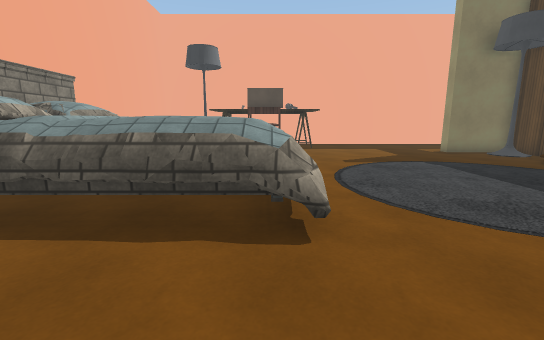
[1] (above)

16 first-person views from a walk through a Unity game level. The camera is 1.4 m above the floor, tilts 10° down and sees 90° across. Doors are open. The floor is counted in squares, 1 m on a side. Each view is taken from the middle of a square. On the plan, view 1 faces up. The plan holds only what a view shows up to about 13 squares ahead; the rest is blank. The place goes on beyond the plan. Some surface patterns are stand-ins.

[2]
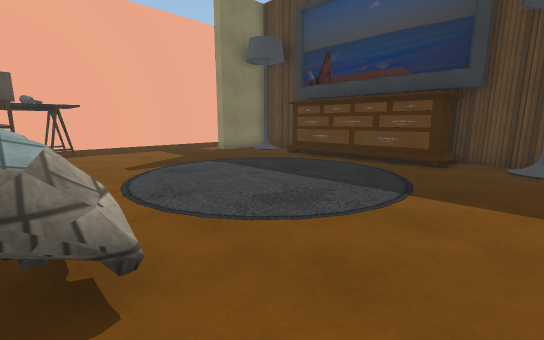

[3]
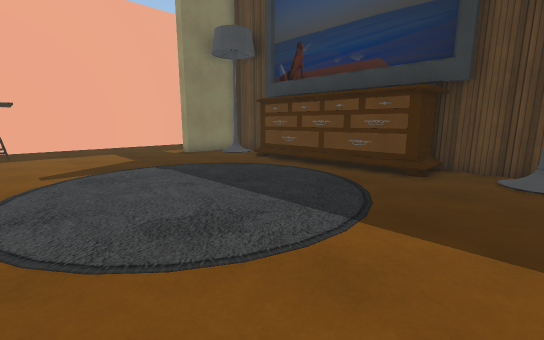

[4]
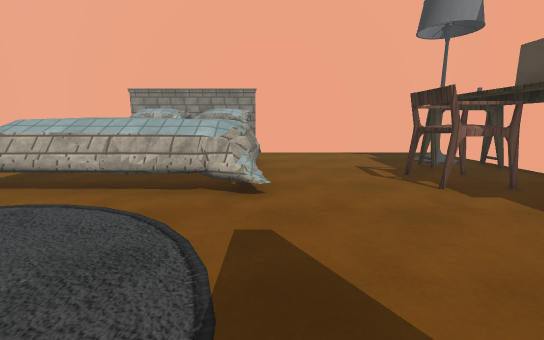

[5]
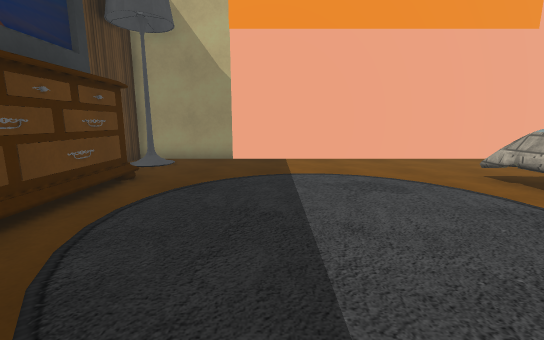

[6]
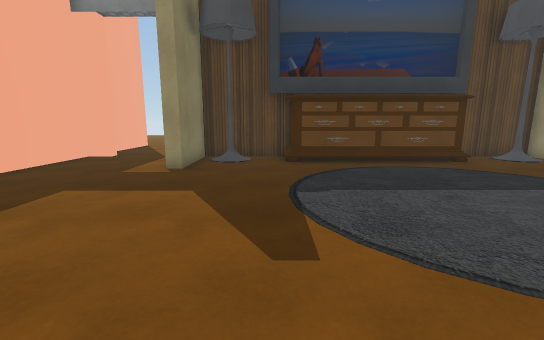

[7]
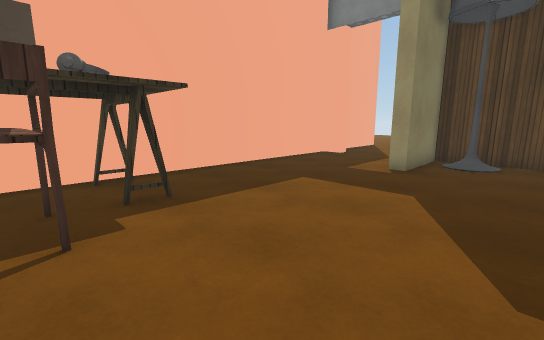

[8]
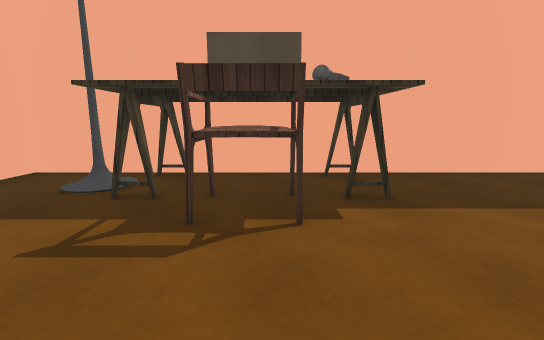

[9]
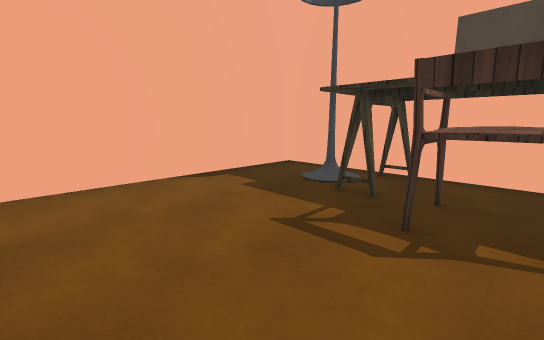

[10]
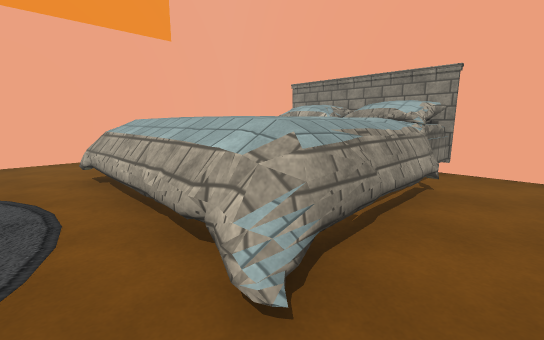

[11]
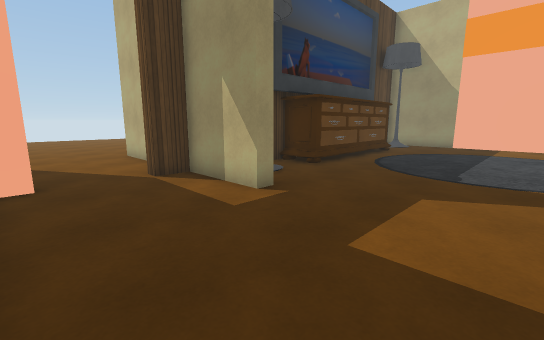

[12]
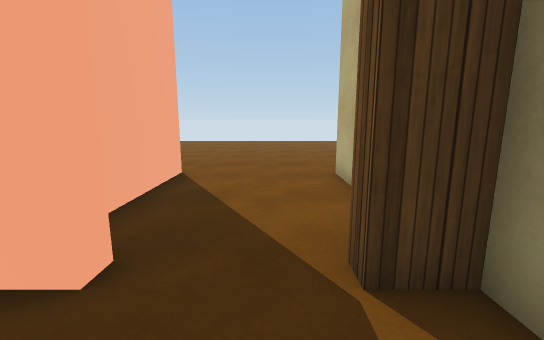

[13]
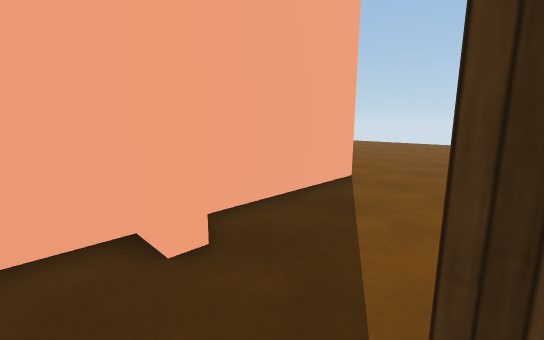

[14]
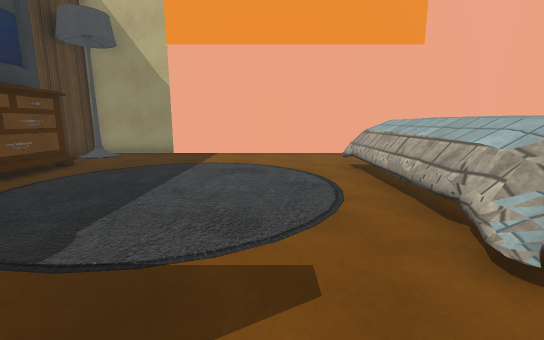

[15]
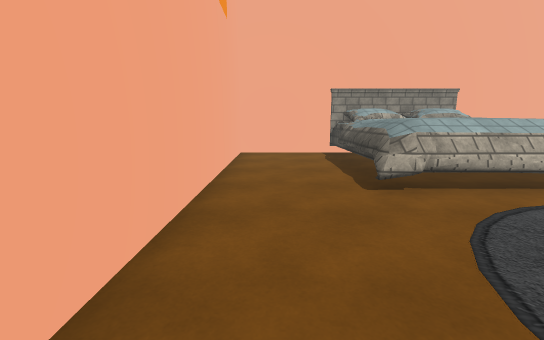

[16]
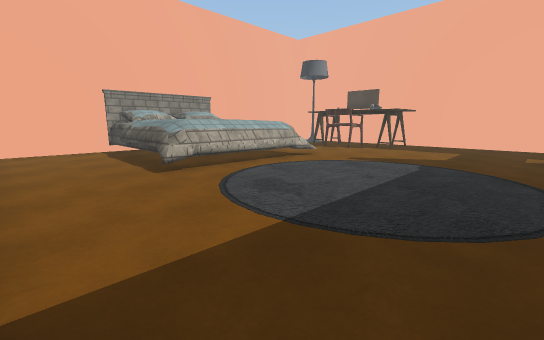

### Floor plan
Key: @ floor where view 1 was taken; # wall or solid block; . floor; / step, stairs or slope; D open door; = window, fence, low wall or low ledge; ^ raised ledge; T table; C chair; R drawers; L lamp.
Columns run from 7 left of view 1 to 16 right of it. Each row starts with its distance up from view 1.
 18 ########################
 17 #...TT...T........#.....
 16 #..L..............DD....
 15 #...TTCC.T........DD....
 14 #.....CC..........#.....
 13 #...............###  ###
 12 #................/#
 11 #................##
 10 #.....=...........#
  9 ###^^^^^=........#R
  8  #^ ^ ^^=........#R
  7  #^  ^^^=........#R
  6 ##^   ^^=........#R
  5 ##^ ^ ^^=........#R
  4 ##^^^^^^=........#R
  3 #.....==.........##
  2 #.................#
  1 #................L#
  0 #......@..........#
 -1 ###################

Where each view was taken, in squares from view 1:
view 1: 0 up, 0 right, facing up
view 2: 1 up, 0 right, facing up-right
view 3: 1 up, 2 right, facing up-right
view 4: 10 up, 6 right, facing left
view 5: 10 up, 6 right, facing down
view 6: 10 up, 0 right, facing right
view 7: 10 up, 0 right, facing up-right
view 8: 10 up, 0 right, facing up
view 9: 10 up, 0 right, facing up-left
view 10: 11 up, 2 right, facing down-left
view 11: 17 up, 4 right, facing down-right
view 12: 15 up, 9 right, facing right
view 13: 14 up, 10 right, facing up-right
view 14: 12 up, 3 right, facing down
view 15: 1 up, 6 right, facing left
view 16: 0 up, 8 right, facing up-left
